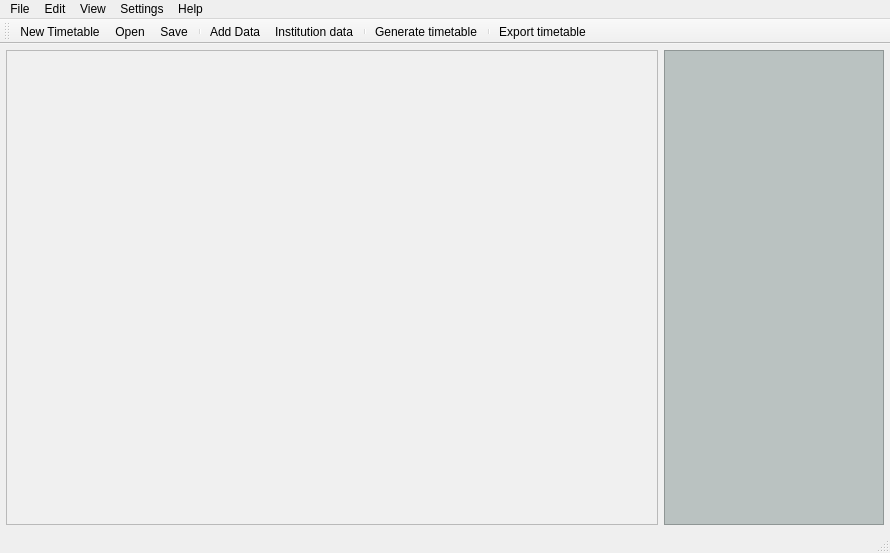
<?xml version="1.0" encoding="UTF-8"?>
<ui version="4.0">
 <class>OrarAppClass</class>
 <widget class="QMainWindow" name="OrarAppClass">
  <property name="geometry">
   <rect>
    <x>0</x>
    <y>0</y>
    <width>890</width>
    <height>553</height>
   </rect>
  </property>
  <property name="windowTitle">
   <string>Timetable Generator</string>
  </property>
  <property name="styleSheet">
   <string notr="true"/>
  </property>
  <widget class="QWidget" name="centralWidget">
   <property name="enabled">
    <bool>true</bool>
   </property>
   <property name="mouseTracking">
    <bool>false</bool>
   </property>
   <property name="focusPolicy">
    <enum>Qt::NoFocus</enum>
   </property>
   <property name="styleSheet">
    <string notr="true"/>
   </property>
   <layout class="QHBoxLayout" name="horizontalLayout">
    <property name="leftMargin">
     <number>6</number>
    </property>
    <property name="topMargin">
     <number>6</number>
    </property>
    <property name="rightMargin">
     <number>6</number>
    </property>
    <property name="bottomMargin">
     <number>6</number>
    </property>
    <item>
     <widget class="QStackedWidget" name="centralStackWidget">
      <property name="styleSheet">
       <string notr="true">background-color: rgb(240, 240, 240);</string>
      </property>
      <widget class="QWidget" name="page">
       <layout class="QHBoxLayout" name="horizontalLayout_2">
        <property name="leftMargin">
         <number>0</number>
        </property>
        <property name="topMargin">
         <number>0</number>
        </property>
        <property name="rightMargin">
         <number>0</number>
        </property>
        <property name="bottomMargin">
         <number>0</number>
        </property>
        <item>
         <widget class="QTableView" name="mTimeTableView">
          <property name="verticalScrollBarPolicy">
           <enum>Qt::ScrollBarAsNeeded</enum>
          </property>
          <property name="horizontalScrollBarPolicy">
           <enum>Qt::ScrollBarAsNeeded</enum>
          </property>
          <property name="editTriggers">
           <set>QAbstractItemView::NoEditTriggers</set>
          </property>
          <property name="dragEnabled">
           <bool>false</bool>
          </property>
          <property name="dragDropMode">
           <enum>QAbstractItemView::DragDrop</enum>
          </property>
          <property name="selectionMode">
           <enum>QAbstractItemView::NoSelection</enum>
          </property>
          <property name="showGrid">
           <bool>true</bool>
          </property>
          <property name="wordWrap">
           <bool>true</bool>
          </property>
          <attribute name="verticalHeaderVisible">
           <bool>false</bool>
          </attribute>
          <attribute name="verticalHeaderStretchLastSection">
           <bool>true</bool>
          </attribute>
         </widget>
        </item>
        <item>
         <widget class="QFrame" name="mRightMenu">
          <property name="minimumSize">
           <size>
            <width>220</width>
            <height>0</height>
           </size>
          </property>
          <property name="maximumSize">
           <size>
            <width>200</width>
            <height>16777215</height>
           </size>
          </property>
          <property name="styleSheet">
           <string notr="true">background-color: rgb(186, 194, 193);</string>
          </property>
          <property name="frameShape">
           <enum>QFrame::NoFrame</enum>
          </property>
          <property name="frameShadow">
           <enum>QFrame::Raised</enum>
          </property>
          <layout class="QVBoxLayout" name="verticalLayout_12">
           <property name="spacing">
            <number>0</number>
           </property>
           <property name="leftMargin">
            <number>0</number>
           </property>
           <property name="topMargin">
            <number>0</number>
           </property>
           <property name="rightMargin">
            <number>0</number>
           </property>
           <property name="bottomMargin">
            <number>0</number>
           </property>
           <item>
            <widget class="QTreeView" name="mTreeView">
             <property name="editTriggers">
              <set>QAbstractItemView::NoEditTriggers</set>
             </property>
            </widget>
           </item>
          </layout>
         </widget>
        </item>
       </layout>
      </widget>
     </widget>
    </item>
   </layout>
  </widget>
  <widget class="QMenuBar" name="menuBar">
   <property name="geometry">
    <rect>
     <x>0</x>
     <y>0</y>
     <width>890</width>
     <height>22</height>
    </rect>
   </property>
   <widget class="QMenu" name="menuFile">
    <property name="title">
     <string>File</string>
    </property>
    <addaction name="mNew"/>
    <addaction name="separator"/>
    <addaction name="mSave"/>
    <addaction name="mGenerate"/>
    <addaction name="separator"/>
    <addaction name="mData"/>
    <addaction name="mOpen"/>
    <addaction name="mExit"/>
   </widget>
   <widget class="QMenu" name="menuView">
    <property name="title">
     <string>View</string>
    </property>
   </widget>
   <widget class="QMenu" name="menuSettings">
    <property name="title">
     <string>Settings</string>
    </property>
   </widget>
   <widget class="QMenu" name="menuHelp">
    <property name="title">
     <string>Help</string>
    </property>
   </widget>
   <widget class="QMenu" name="menuEdit">
    <property name="title">
     <string>Edit</string>
    </property>
   </widget>
   <addaction name="menuFile"/>
   <addaction name="menuEdit"/>
   <addaction name="menuView"/>
   <addaction name="menuSettings"/>
   <addaction name="menuHelp"/>
  </widget>
  <widget class="QToolBar" name="toolBar">
   <property name="maximumSize">
    <size>
     <width>16777215</width>
     <height>25</height>
    </size>
   </property>
   <property name="windowTitle">
    <string>toolBar</string>
   </property>
   <attribute name="toolBarArea">
    <enum>TopToolBarArea</enum>
   </attribute>
   <attribute name="toolBarBreak">
    <bool>false</bool>
   </attribute>
   <addaction name="mNew"/>
   <addaction name="mOpen"/>
   <addaction name="mSave"/>
   <addaction name="separator"/>
   <addaction name="mData"/>
   <addaction name="mInstitutionData"/>
   <addaction name="separator"/>
   <addaction name="mGenerate"/>
   <addaction name="separator"/>
   <addaction name="mExport"/>
  </widget>
  <widget class="QStatusBar" name="statusBar"/>
  <action name="mNew">
   <property name="icon">
    <iconset resource="OrarApp.qrc">
     <normaloff>:/OrarApp/img/new.png</normaloff>:/OrarApp/img/new.png</iconset>
   </property>
   <property name="text">
    <string>New Timetable</string>
   </property>
   <property name="statusTip">
    <string>Create a new timetable</string>
   </property>
   <property name="shortcut">
    <string>Ctrl+N</string>
   </property>
  </action>
  <action name="mSave">
   <property name="icon">
    <iconset resource="OrarApp.qrc">
     <normaloff>:/OrarApp/img/save1.png</normaloff>:/OrarApp/img/save1.png</iconset>
   </property>
   <property name="text">
    <string>Save</string>
   </property>
   <property name="statusTip">
    <string>Save data set  to disk</string>
   </property>
   <property name="shortcut">
    <string>Ctrl+S</string>
   </property>
  </action>
  <action name="mOpen">
   <property name="icon">
    <iconset resource="OrarApp.qrc">
     <normaloff>:/OrarApp/img/open.png</normaloff>:/OrarApp/img/open.png</iconset>
   </property>
   <property name="text">
    <string>Open</string>
   </property>
   <property name="statusTip">
    <string>Open an existing data set</string>
   </property>
   <property name="shortcut">
    <string>Ctrl+O</string>
   </property>
  </action>
  <action name="mExit">
   <property name="text">
    <string>Close</string>
   </property>
   <property name="shortcut">
    <string>Ctrl+Q</string>
   </property>
  </action>
  <action name="mGenerate">
   <property name="icon">
    <iconset resource="OrarApp.qrc">
     <normaloff>:/OrarApp/img/Generate2.png</normaloff>:/OrarApp/img/Generate2.png</iconset>
   </property>
   <property name="text">
    <string>Generate timetable</string>
   </property>
   <property name="statusTip">
    <string>Generate new timetable</string>
   </property>
  </action>
  <action name="mImport_data">
   <property name="icon">
    <iconset resource="OrarApp.qrc">
     <normaloff>:/OrarApp/img/import4.png</normaloff>:/OrarApp/img/import4.png</iconset>
   </property>
   <property name="text">
    <string>Import data</string>
   </property>
   <property name="statusTip">
    <string>Import</string>
   </property>
  </action>
  <action name="mData">
   <property name="icon">
    <iconset resource="OrarApp.qrc">
     <normaloff>:/OrarApp/img/data.png</normaloff>:/OrarApp/img/data.png</iconset>
   </property>
   <property name="text">
    <string>Add Data</string>
   </property>
   <property name="statusTip">
    <string>Add data to timetable</string>
   </property>
   <property name="shortcut">
    <string>Ctrl+I</string>
   </property>
  </action>
  <action name="mInstitutionData">
   <property name="icon">
    <iconset resource="OrarApp.qrc">
     <normaloff>:/OrarApp/img/institute6.png</normaloff>:/OrarApp/img/institute6.png</iconset>
   </property>
   <property name="text">
    <string>Institution data</string>
   </property>
   <property name="statusTip">
    <string>Institution data</string>
   </property>
  </action>
  <action name="mExport">
   <property name="icon">
    <iconset>
     <normaloff>img/expor.png</normaloff>img/expor.png</iconset>
   </property>
   <property name="text">
    <string>Export</string>
   </property>
   <property name="iconText">
    <string>Export timetable</string>
   </property>
  </action>
 </widget>
 <layoutdefault spacing="6" margin="11"/>
 <resources>
  <include location="OrarApp.qrc"/>
 </resources>
 <connections/>
 <slots>
  <slot>onClick()</slot>
 </slots>
</ui>
